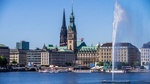
#> input picture Reinhard color transformation/input_images/input.jpg, 150 x 84 px, shrunk from 990 x 557 before the run; its folder holds only this picture in this run
$ python reinhard.py
#> lines starting #> are read from the running program, lines starting #| are printed output that depends on the picture
'''
This approach is suitable for stain normalization of pathology images where
the 'look and feel' of all images can be normalized to a template image.
This can be a good preprocessing step for machine learning and deep learning
of pathology images.

'''


import os
import cv2
import numpy as np


# ================================ Reinhard Transform ================================


INPUT_DIR = './input_images/'
OUTPUT_DIR = './output_images/'
TEMPLATE_DIR = './template_images/'

# get the mean and standard deviation

def get_mean_std(img):

    x_mean, x_std = cv2.meanStdDev(img) # get mean and standard deviation
    x_mean = np.hstack(np.around(x_mean, decimals=2)) # hstack: stack arrays in sequence horizontally
    x_std = np.hstack(np.around(x_std, decimals=2))
    return x_mean, x_std


# read the input images

input_images = []

for file in os.listdir(INPUT_DIR):
    if file.endswith('.jpg'):
        input_images.append(file)

for img in input_images:
    input_image = cv2.imread(os.path.join(INPUT_DIR, img))
#> input_image is the input picture: shape (84, 150, 3); mean B, G, R 172, 136.4, 108.7

    # convert the image from RGB to LAB color space
    input_image = cv2.cvtColor(input_image, cv2.COLOR_BGR2LAB)
#> input_image: shape (84, 150, 3); mean of channels 0, 1, 2 141.7, 128.3, 106.6

    # get the mean and standard deviation of the  input image
    input_mean, input_std = get_mean_std(input_image)
#> in get_mean_std, `x_mean, x_std = cv2.meanStdDev(img)`: x_mean = [141.7, 128.3, 106.6]; x_std = [48.92, 3.61, 12.62]
#> input_mean = [141.7, 128.3, 106.6]; input_std = [48.92, 3.61, 12.62]


# read the template image
template_image = cv2.imread(os.path.join(TEMPLATE_DIR, 'template.jpg'))
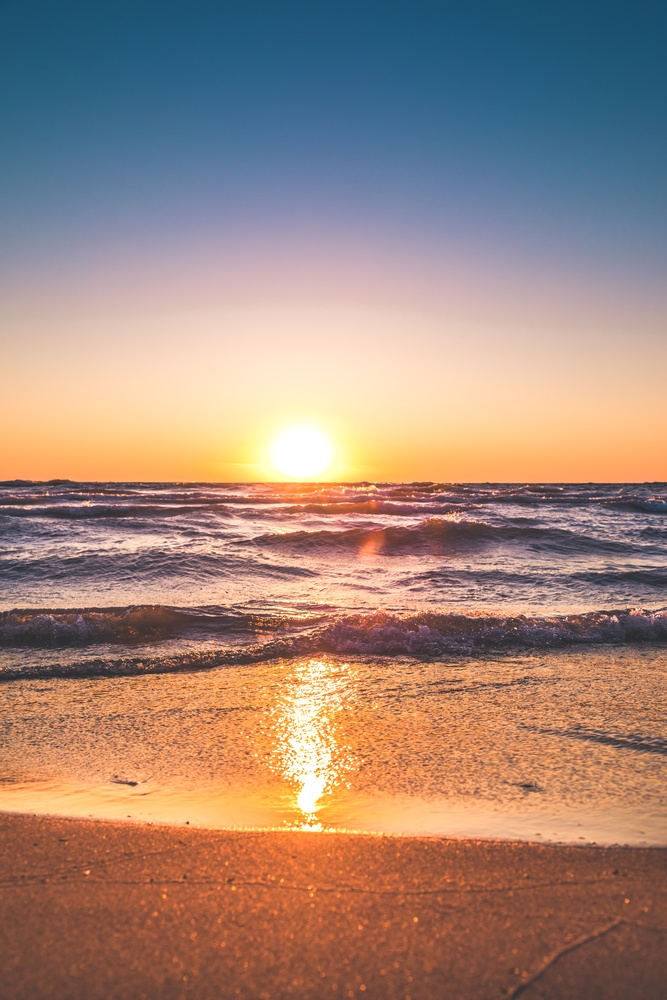
#> input picture Reinhard color transformation/template_images/template.jpg, 667 x 1000 px, shrunk from 4405 x 6607 before the run
#> template_image is the input picture: shape (1000, 667, 3); mean B, G, R 121.7, 133.4, 159.6

# convert the template image from RGB to LAB color space
template_lab = cv2.cvtColor(template_image, cv2.COLOR_BGR2LAB)
#> template_lab: shape (1000, 667, 3); mean of channels 0, 1, 2 147.9, 139, 138.5

# get the mean and standard deviation of the template image
template_mean, template_std = get_mean_std(template_lab)
#> template_mean = [147.9, 139, 138.5]; template_std = [51.45, 11.34, 24.14]


# get the height and width and number of channels of the input image
h, w, c = input_image.shape
#> h = 84; w = 150; c = 3


# iterate over each channel and perform the color normalization
for i in range(0,h):
    for j in range(0,w):
        for k in range(0,c):
            x = input_image[i,j,k] # get the pixel value of the input image
            x = ((x - input_mean[k]) * (template_std[k] / input_std[k])) + template_mean[k]	 # perform the color normalization
            x = round(x) # round the pixel values
            # check the boundary conditions
            x = 0 if x < 0 else x # if x < 0, then x = 0 else x = x
            x = 255 if x > 255 else x # if x > 255, then x = 255 else x = x
            input_image[i,j,k] = x # assign the new pixel value to the input image
#> input_image: shape (84, 150, 3); mean of channels 0, 1, 2 147.9, 139, 138.5

# convert the input images from LAB to RGB color space
input_image = cv2.cvtColor(input_image, cv2.COLOR_LAB2BGR)
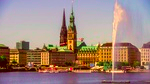
#> input_image: shape (84, 150, 3); mean B, G, R 124.7, 133.8, 160.7

# save the output images
cv2.imwrite(os.path.join(OUTPUT_DIR, 'output.jpg'), input_image)
